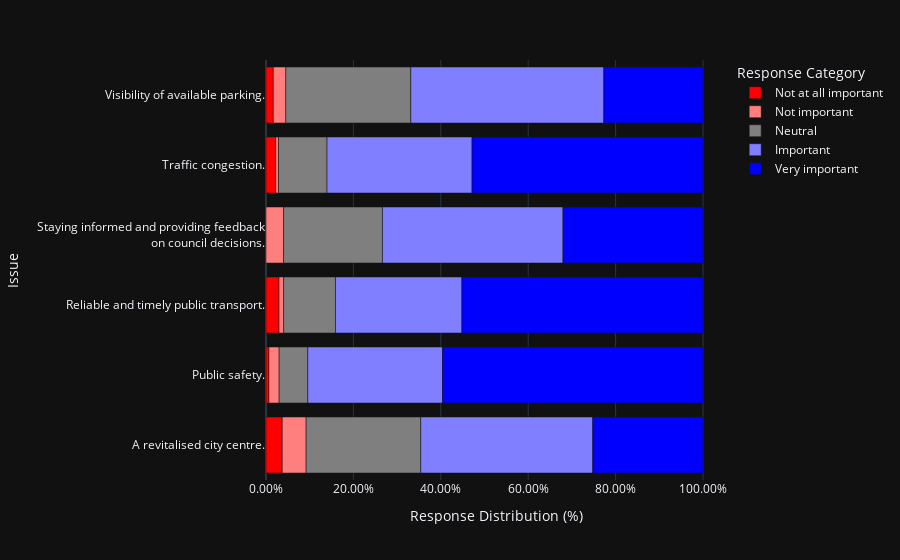

Source (notebook cell):
### Code cell
from matplotlib import pyplot as plt
from enum import Enum
import plotly.express as px
import pandas as pd

class Scale(Enum):
    LIKELY = ['Very unlikely ',
        'Unlikely ',
        'Neutral ',
        'Likely ',
        'Very likely ']
    IMPORTANT = ['Not at all important',
        'Not important',
        'Neutral',
        'Important',
        'Very important']
    SKILL = ['Very low',
        'Low',
        'Somewhat low',
        'Neutral',
        'Somewhat high',
        'High',
        'Very high']

class Colours(Enum):
    FIVE = ["#FF0000", "#FF7F7F", "#7F7F7F", "#7F7FFF", "#0000FF"]
    SEVEN = ["#FF0000", "#FF5555", "#FFAAAA", "#7F7F7F", "#AAAAFF", "#5555FF", "#0000FF"]

import pandas as pd

def compute_age_weights(df, age_col='Q26 - Age: *'):
    # Filter out unwanted age responses.
    df_filtered = df[~df[age_col].isin(["Prefer not to say", "Under 16"])].copy()

    # Calculate sample counts and proportions for each age bracket.
    sample_counts = df_filtered[age_col].value_counts()
    total_sample = sample_counts.sum()
    sample_proportions = sample_counts / total_sample

    # Define the target population proportions.
    population_proportions = {
        '16-24': 0.1362463486,
        '25-34': 0.1661635833,
        '35-44': 0.1630233690,
        '45-54': 0.1511927945,
        '55-64': 0.1359785784,
        '65-74': 0.1206426485,
        '75-84': 0.0901411880,
        '85+':   0.0335199611
    }

    # Calculate weight for each age bracket: population proportion / sample proportion.
    age_weights = {}
    for age, pop_prop in population_proportions.items():
        sample_prop = sample_proportions.get(age, 0)
        if sample_prop > 0:
            age_weights[age] = pop_prop / sample_prop
        else:
            age_weights[age] = 0  # or handle appropriately if no respondents in the age bracket

    return age_weights

def stack_counts(df, columns, scale, pop_rep=True):
    if pop_rep is True:
        # Keep only the desired columns plus the age column.
        df_subset = df[columns + ['Q26 - Age: *']].copy()
        # Filter out rows with "Prefer not to say" or "Under 16"
        df_subset = df_subset[~df_subset["Q26 - Age: *"].isin(["Prefer not to say", "Under 16"])].copy()

        # Compute age weights using the helper function.
        age_weights = compute_age_weights(df_subset, age_col='Q26 - Age: *')

        # Melt the dataframe so each row is one response with its age.
        df_long = pd.melt(df_subset,
                          id_vars='Q26 - Age: *',
                          var_name='question',
                          value_name='response')

        # Map the weight for each row based on its age.
        df_long['weight'] = df_long['Q26 - Age: *'].map(age_weights)

        # Group by question and response to sum the weights.
        weighted_counts = df_long.groupby(['question', 'response'])['weight'].sum().unstack(fill_value=0)
        counts_df = weighted_counts
    else:
        # If not applying population representative weighting,
        # just count occurrences of each response for each question.
        df_subset = df[columns].copy()
        df_long = pd.melt(df_subset, var_name='question', value_name='response')
        counts_df = pd.crosstab(df_long['question'], df_long['response'], dropna=False)

    # Reorder columns according to the scale (assuming scale.value is an ordered list)
    counts_df = counts_df[scale.value]

    # Convert counts to percentages (each row sums to 1)
    counts_df = counts_df.div(counts_df.sum(axis=1), axis=0)

    return counts_df

def insert_line_break(text, char_num):
    result = []
    
    while len(text) > char_num:
        # Find the last space before or at the 40th character
        space_index = text.rfind(' ', 0, char_num)
        
        if space_index == -1:  # No space found, force break at 40
            space_index = char_num
        else:
            space_index += 1  # Include the space in the cut
        
        result.append(text[:space_index].rstrip())  # Add substring before the break
        text = text[space_index:].lstrip()  # Remove processed part and leading space
    
    result.append(text)  # Add remaining text
    return '<br>'.join(result)

def stacked_bars(df, columns, scale, pop_rep=True):
    counts_df = stack_counts(df, columns, scale, pop_rep=pop_rep)
    
    # Break up long question labels
    counts_df.index = counts_df.index.map(lambda text: insert_line_break(text, 40))

    if len(scale.value) == 5:
        colours = Colours.FIVE.value
    elif len(scale.value) == 7:
        colours = Colours.SEVEN.value

    # Create figure
    fig = px.bar(counts_df, x=scale.value, color_discrete_sequence=colours)
    fig.update_xaxes(tickformat=",.2%", title_text="Response Distribution (%)")
    fig.update_yaxes(title_text="Issue")
    fig.update_layout(legend_title="Response Category")
    fig.show()

def ranking_counts(df, columns):
    df = df[columns]
    # Create a DataFrame to store counts of ranking positions
    rankings = pd.DataFrame(index=df.columns, columns=range(1, len(columns)))

    # Count how many times each ranking value occurs for each issue
    for col in df.columns:
        rankings.loc[col] = [df[col].tolist().count(i) for i in range(1, len(columns))]

    return rankings

def grouped_bars(df, columns):
    # Get the counts of rankings per issue using the provided function.
    rankings = ranking_counts(df, columns)
    rankings.index = rankings.index.map(lambda text: insert_line_break(text, 30))
    # rankings now has issues as its index and ranking positions (1, 2, …, len(columns)-1) as its columns.

    # Reset the index to convert the issue names into a column.
    rankings_reset = rankings.reset_index().rename(columns={'index': 'Service'})
    
    # Convert the data from wide to long format.
    # Each row will have an Issue, a Ranking, and the corresponding Count.
    rankings_long = rankings_reset.melt(
        id_vars='Service',
        var_name='Ranking',
        value_name='Count'
    )
    
    # Create the grouped bar chart using Plotly Express.
    fig = px.bar(
        rankings_long,
        x="Service",
        y="Count",
        color="Ranking",
        barmode="group",  # This places the ranking bars side-by-side for each issue.
        labels={
            "Service": "Service",
            "Count": "Count of ranking",
            "Ranking": "Ranking".format(len(columns)-1)
        }
    )
    
    # Rotate x-axis labels for clarity, especially if issue names are long.
    fig.update_layout(xaxis_tickangle=-45, height=600)
    
    fig.show()

def average_bars(df, columns):
    df = df[columns]

    # Calculate the average ranking for each category (mean of each column)
    average_rankings = df.mean()

    # Sort the rankings for better visualization
    average_rankings_sorted = average_rankings.sort_values()

    # Plotting
    plt.figure(figsize=(10, 6))
    average_rankings_sorted.plot(kind='bar')

    # Customize the chart
    plt.xlabel('Issue')
    plt.ylabel('Average Ranking')
    plt.xticks(rotation=45, ha='right')
    plt.tight_layout()

    # Show the plot
    plt.show()

df = pd.read_csv('data/all-responses-CLEANED.csv')
stacked_bars(df, ['Traffic congestion.',
           'A revitalised city centre.',
           'Reliable and timely public transport.',
           'Public safety.',
           'Visibility of available parking.',
           'Staying informed and providing feedback on council decisions.'],
            Scale.IMPORTANT)
# columns = ['Roads, footpaths, and cycle ways.',
#            'Rubbish and recycling services.',
#            'Building and planning.',
#            'Outdoor spaces, such as parks.',
#            'Public facilities, such as community centres.',
#            'Drinking water, wastewater, and stormwater services.',
#            'Business licensing and compliance.',
#            'Community services, such as events.']
# grouped_bars(df, columns)
# average_bars(df, ['Q21_1 - Roads, footpaths, and cycle ways. ',
#        'Q21_4 - Rubbish and recycling services. ',
#        'Q21_5 - Building and planning. ',
#        'Q21_6 - Outdoor spaces, such as parks. ',
#        'Q21_7 - Public facilities, such as community centres.  ',
#        'Q21_8 - Drinking water, wastewater, and stormwater services. ',
#        'Q21_9 - Business licensing and compliance. ',
#        'Q21_10 - Community services, such as events. '])

### Figure 1 — Plotly figure (JSON) as saved in the notebook; plotly's stock layout.template omitted (floating-point values rounded to 4 significant figures)
{"data": [{"alignmentgroup": "True", "hovertemplate": "variable=Not at all important<br>value=%{x}<br>question=%{y}<extra></extra>", "legendgroup": "Not at all important", "marker": {"color": "#FF0000", "pattern": {"shape": ""}}, "name": "Not at all important", "offsetgroup": "Not at all important", "orientation": "h", "showlegend": true, "textposition": "auto", "x": [0.03716, 0.00666, 0.02981, 0.0, 0.02216, 0.0167], "xaxis": "x", "y": ["A revitalised city centre.", "Public safety.", "Reliable and timely public transport.", "Staying informed and providing feedback<br>on council decisions.", "Traffic congestion.", "Visibility of available parking."], "yaxis": "y", "type": "bar"}, {"alignmentgroup": "True", "hovertemplate": "variable=Not important<br>value=%{x}<br>question=%{y}<extra></extra>", "legendgroup": "Not important", "marker": {"color": "#FF7F7F", "pattern": {"shape": ""}}, "name": "Not important", "offsetgroup": "Not important", "orientation": "h", "showlegend": true, "textposition": "auto", "x": [0.05467, 0.02343, 0.01042, 0.04026, 0.006408, 0.02872], "xaxis": "x", "y": ["A revitalised city centre.", "Public safety.", "Reliable and timely public transport.", "Staying informed and providing feedback<br>on council decisions.", "Traffic congestion.", "Visibility of available parking."], "yaxis": "y", "type": "bar"}, {"alignmentgroup": "True", "hovertemplate": "variable=Neutral<br>value=%{x}<br>question=%{y}<extra></extra>", "legendgroup": "Neutral", "marker": {"color": "#7F7F7F", "pattern": {"shape": ""}}, "name": "Neutral", "offsetgroup": "Neutral", "orientation": "h", "showlegend": true, "textposition": "auto", "x": [0.2623, 0.06554, 0.1188, 0.2262, 0.1111, 0.2859], "xaxis": "x", "y": ["A revitalised city centre.", "Public safety.", "Reliable and timely public transport.", "Staying informed and providing feedback<br>on council decisions.", "Traffic congestion.", "Visibility of available parking."], "yaxis": "y", "type": "bar"}, {"alignmentgroup": "True", "hovertemplate": "variable=Important<br>value=%{x}<br>question=%{y}<extra></extra>", "legendgroup": "Important", "marker": {"color": "#7F7FFF", "pattern": {"shape": ""}}, "name": "Important", "offsetgroup": "Important", "orientation": "h", "showlegend": true, "textposition": "auto", "x": [0.3936, 0.3085, 0.2893, 0.4131, 0.3317, 0.4418], "xaxis": "x", "y": ["A revitalised city centre.", "Public safety.", "Reliable and timely public transport.", "Staying informed and providing feedback<br>on council decisions.", "Traffic congestion.", "Visibility of available parking."], "yaxis": "y", "type": "bar"}, {"alignmentgroup": "True", "hovertemplate": "variable=Very important<br>value=%{x}<br>question=%{y}<extra></extra>", "legendgroup": "Very important", "marker": {"color": "#0000FF", "pattern": {"shape": ""}}, "name": "Very important", "offsetgroup": "Very important", "orientation": "h", "showlegend": true, "textposition": "auto", "x": [0.2523, 0.5959, 0.5517, 0.3204, 0.5286, 0.227], "xaxis": "x", "y": ["A revitalised city centre.", "Public safety.", "Reliable and timely public transport.", "Staying informed and providing feedback<br>on council decisions.", "Traffic congestion.", "Visibility of available parking."], "yaxis": "y", "type": "bar"}], "layout": {"xaxis": {"anchor": "y", "domain": [0.0, 1.0], "title": {"text": "Response Distribution (%)"}, "tickformat": ",.2%"}, "yaxis": {"anchor": "x", "domain": [0.0, 1.0], "title": {"text": "Issue"}}, "legend": {"title": {"text": "Response Category"}, "tracegroupgap": 0}, "margin": {"t": 60}, "barmode": "relative"}}
